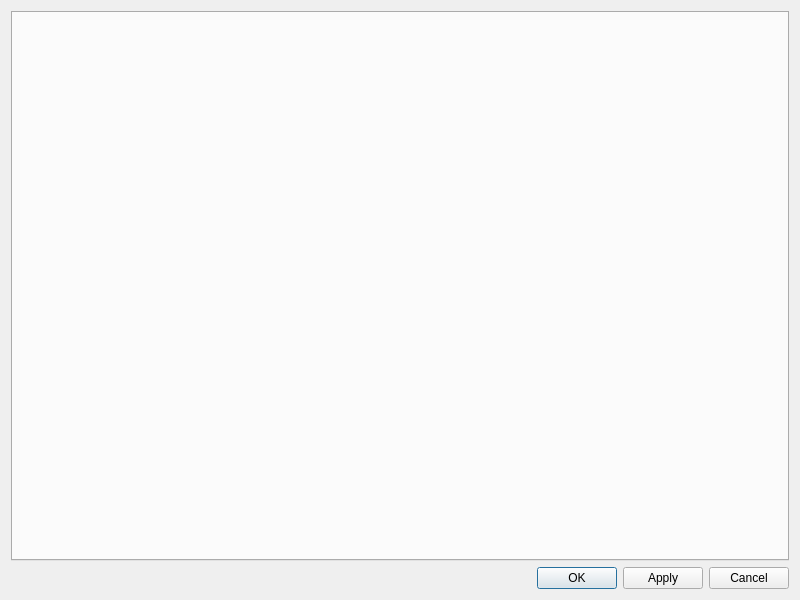
<?xml version="1.0" encoding="UTF-8"?>
<ui version="4.0">
 <class>preferencesDialog</class>
 <widget class="QDialog" name="preferencesDialog">
  <property name="geometry">
   <rect>
    <x>0</x>
    <y>0</y>
    <width>800</width>
    <height>600</height>
   </rect>
  </property>
  <property name="windowTitle">
   <string>Dialog</string>
  </property>
  <layout class="QGridLayout" name="gridLayout">
   <item row="1" column="0">
    <layout class="QHBoxLayout" name="horizontalLayout">
     <item>
      <spacer name="horizontalSpacer">
       <property name="orientation">
        <enum>Qt::Horizontal</enum>
       </property>
       <property name="sizeHint" stdset="0">
        <size>
         <width>40</width>
         <height>20</height>
        </size>
       </property>
      </spacer>
     </item>
     <item>
      <widget class="QPushButton" name="pushButton">
       <property name="text">
        <string>OK</string>
       </property>
      </widget>
     </item>
     <item>
      <widget class="QPushButton" name="pushButton_3">
       <property name="text">
        <string>Apply</string>
       </property>
      </widget>
     </item>
     <item>
      <widget class="QPushButton" name="pushButton_2">
       <property name="text">
        <string>Cancel</string>
       </property>
      </widget>
     </item>
    </layout>
   </item>
   <item row="0" column="0">
    <layout class="QVBoxLayout" name="verticalLayout">
     <item>
      <widget class="QTabWidget" name="preferencesTabs">
       <property name="currentIndex">
        <number>-1</number>
       </property>
      </widget>
     </item>
    </layout>
   </item>
  </layout>
 </widget>
 <resources/>
 <connections/>
</ui>
